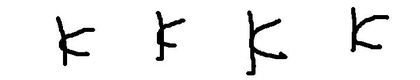
%> input picture Letters/א.JPG, 420 x 80 px, shrunk from 720 x 138 before the run, given in place of à.jpg, which was not available
$ octave --eval "result = BuildTestDB;"   (GNU Octave 9; MATLAB toolbox functions it lacks are replaced by stand-ins)
%> lines starting %> are read from the running program, lines starting %| are printed output that depends on the picture; in (x1, y1, x2, y2) boxes, pixels count from 0 and x2, y2 are one past the last pixel; in counts of white or black regions, pixels touching at a corner belong together; the program's own positions count from 1; pictures that were not available may be replaced by others from this repository, and a replacement may not be noted
### Step1_Binarization.m
function [ binarized_image ] = Step1_Binarization( file_name )
%> called with file_name = 'Letters\à.jpg'
    I = rgb2gray(imread(file_name));  %Grayscale
%> I: size 80x420 uint8; min 0, max 255, mean 240.2
    level = graythresh(I);            %Calc threshhold
%> level = 0.533
    binarized_image = ~im2bw(I, level);             %Binarize + invert
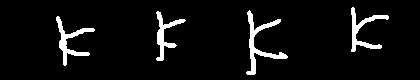
%> binarized_image: size 80x420 logical; 5.8% white; 4 white regions, box (x1, y1, x2, y2) and area: (246, 10, 288, 75) 610, (56, 16, 95, 66) 473, (351, 7, 389, 52) 461, (156, 11, 186, 61) 415
end

### Step2_Thining.m
function [ thinned_image ] = Step2_Thining( bw_image )
    thinned_image = bwmorph(bw_image, 'thin', Inf);
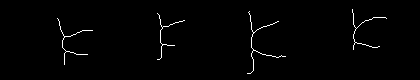
%> thinned_image: size 80x420 logical; 1.2% white in thin lines or dots, all inside (x1, y1, x2, y2) = (57, 9, 387, 74)
end

### Step3_Componenting.m
function [ frames ] = Step3_Componenting( image )
% Trace region boundaries in binary image.
%
% Input: image  gray  scale  image.
% Output: frames cell (4* 1)  which contains the positions of x, y,  and  size of width, height.


% bwboundaries - traces the exterior boundaries of objects, as well as
% boundaries of holes inside these objects.
    [B,L] = bwboundaries(image, 'noholes');
%> L: size 80x420 double; 5 distinct labels, from 0 to 4
%> B = 4 boundaries; box (x1, y1, x2, y2) and points: (247, 11, 286, 74) 243, (57, 18, 93, 65) 190, (352, 9, 387, 50) 189, (157, 13, 185, 60) 164

    frames = cell(length(B), 1);
%> frames = {[], [], [], []}

    for k = 1:length(B)
        min_x = min(B{k}(:,2)) - 1;
        max_x = max(B{k}(:,2)) + 2;
        min_y = min(B{k}(:,1)) - 1;
        max_y = max(B{k}(:,1)) + 2;
        frames{k} = [min_x, min_y, max_x-min_x, max_y-min_y]; %x, y, width, height
    end
%> this loop made 4 passes
%> (min_x, max_x, min_y, max_y) on passes 1 to 4: (57, 95, 18, 67), (157, 187, 13, 62), (247, 288, 11, 76), (352, 389, 9, 52)
%> after the loop, frames = {[57 18 38 49], [157 13 30 49], [247 11 41 65], [352 9 37 43]}
end

### Step4_ComponentMerging.m
function [ new_frames ] = Step4_ComponentMerging( frames )
% merging components
% test rectangle intersection area.it there are intersection than take the
% min value to the cell
%
% Input:  frames cell (4* 1)  which contains the positions of x, y,  and  size of width, height.
% Output:new  frames after merging.

    i = 1;

    while i < length(frames)
        for j = (i+1):length(frames)
            if rectint(frames{i}, frames{j}) > 0
                %component intersection found
                new_x = min([frames{i}(1), frames{j}(1)]);
                new_y = min([frames{i}(2), frames{j}(2)]);
                new_width = max([frames{i}(1) + frames{i}(3), frames{j}(1) + frames{j}(3)]) - new_x;
                new_height = max([frames{i}(2) + frames{i}(4), frames{j}(2) + frames{j}(4)]) - new_y;
                frames{i} = [new_x, new_y, new_width, new_height];

                %delete merged component
                frames(j,:) = [];

                break;
            end
        end
        i = i + 1;
    end

    new_frames = frames;
end

### Step5_Letter2Vector.m
function [ letter_vector ] = Step5_Letter2Vector( letter_matrix )
% make from letter matrix vector of pixel location list
% where ever the value in the matric is not zero than write the location in
% the vector matrix .
%
%
% Input:  letter_matrix the skeleton od the letters
% Output:letter_vector the location of non zero values.
    sizes = size(letter_matrix);
    final_vector = zeros(sum(sum(letter_matrix > 0)), 2);
    vector_size = 0;

    for row = 1:sizes(1)
        for col = 1:sizes(2)
            if letter_matrix(row, col) > 0
                vector_size = vector_size + 1;
                final_vector(vector_size, 1) = row;
                final_vector(vector_size, 2) = col;
            end
        end
    end

    letter_vector = final_vector;
end

### BuildTestDB.m
function [ DB_letters ] = BuildTestDB(  )
    %this function  build the BD
	%Output: DB_letters  cell which contain all the letters has a vector of pixel location  of  the above list letters images.
	% each letter has 4 examples.
	files = [   'Letters\à.jpg';
				'Letters\á.jpg';
				'Letters\â.jpg';
				'Letters\ã.jpg';
				'Letters\ä.jpg';
				'Letters\å.jpg';
				'Letters\æ.jpg';
				'Letters\ç.jpg';
				'Letters\è.jpg';
				'Letters\é.jpg';
				'Letters\ë.jpg';
				'Letters\ì.jpg';
				'Letters\î.jpg';
				'Letters\ð.jpg';
				'Letters\ñ.jpg';
				'Letters\ò.jpg';
				'Letters\ô.jpg';
				'Letters\ö.jpg';
				'Letters\÷.jpg';
				'Letters\ø.jpg';
				'Letters\ù.jpg';
				'Letters\ú.jpg';
				'Letters\ê.jpg';
				'Letters\í.jpg';
				'Letters\ï.jpg';
				'Letters\ó.jpg';
				'Letters\õ.jpg';
                'Letters\c.jpg'];

    files_num = size(files, 1);
    LETTERS_PER_IMAGE = 4;

% creat the cell size of  files_num (28)* LETTERS_PER_IMAGE(4),.
    DB_letters = cell(files_num*LETTERS_PER_IMAGE, 1);
    letter_count = 1;

% for each  file  make all steps
%1 binarization
% 2 thining.
% 3 componenting.
% 4 Component merging.
    for i = 1:files_num
        I = Step1_Binarization(files(i, :));
        I = Step2_Thining(I);
        Frames = Step3_Componenting(I);
%> Frames has the same summary as frames in Step3_Componenting
        Frames = Step4_ComponentMerging(Frames);
%> the loop in Step4_ComponentMerging, `while i < length(frames)` made 3 passes
%> in Step4_ComponentMerging, `new_frames = frames;`: new_frames has the same summary as frames in Step3_Componenting
    % add the letter vector to the cell.
        for k = 1:LETTERS_PER_IMAGE
            frame_data = Frames{k};
            letter_matrix = I(frame_data(2):(frame_data(2)+frame_data(4)), frame_data(1):(frame_data(1)+frame_data(3)));
            DB_letters{letter_count} = Step5_Letter2Vector(letter_matrix);
            letter_count = letter_count + 1;
        end
%> this loop made 4 passes
%> pass 1, in BuildTestDB, `letter_matrix = I(frame_data(2):(frame_data(2)+frame_data(4)), frame_d..`:
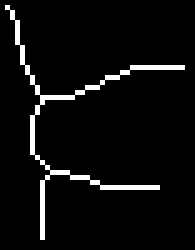
%> letter_matrix: size 50x39 logical (shown 5 times larger); 4.9% white in thin lines or dots, all inside (x1, y1, x2, y2) = (1, 1, 37, 48)
%> pass 2, in BuildTestDB, `letter_matrix = I(frame_data(2):(frame_data(2)+frame_data(4)), frame_d..`:
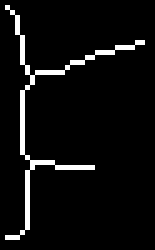
%> letter_matrix: size 50x31 logical (shown 5 times larger); 5.4% white in thin lines or dots, all inside (x1, y1, x2, y2) = (1, 1, 29, 48)
%> pass 3, in BuildTestDB, `letter_matrix = I(frame_data(2):(frame_data(2)+frame_data(4)), frame_d..`:
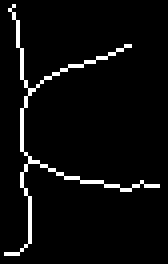
%> letter_matrix: size 66x42 logical (shown 4 times larger); 4.4% white in thin lines or dots, all inside (x1, y1, x2, y2) = (1, 1, 40, 64)
%> after the loop, DB_letters = 112 items; letter_count = 5
    end
%> pass 2 of the loop in BuildTestDB, `for i = 1:files_num`:
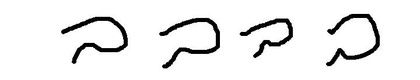
%> input picture Letters/ב.JPG, 420 x 80 px, shrunk from 720 x 138 before the run, given in place of á.jpg, which was not available
%> in Step1_Binarization (call 2), `binarized_image = ~im2bw(I, level);`:
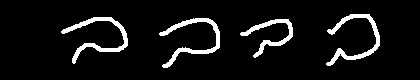
%> binarized_image: size 80x420 logical; 7.1% white; 4 white regions, box (x1, y1, x2, y2) and area: (61, 17, 128, 64) 641, (159, 18, 220, 68) 634, (326, 14, 380, 66) 625, (240, 19, 293, 58) 484
%> thinned_image: size 80x420 logical; 1.5% white in thin lines or dots, all inside (x1, y1, x2, y2) = (63, 16, 378, 67)
%> L: size 80x420 double; 5 distinct labels, from 0 to 4
%> the loop in Step3_Componenting (call 2), `for k = 1:length(B)` made 4 passes
%> (min_x, max_x, min_y, max_y) on passes 1 to 4: (63, 128, 19, 65), (160, 220, 20, 69), (241, 293, 21, 59), (327, 380, 16, 67)
%> Frames = {[63 19 65 46], [160 20 60 49], [241 21 52 38], [327 16 53 51]}
%> the loop in Step4_ComponentMerging (call 2), `while i < length(frames)` made 3 passes
%> the loop in BuildTestDB, `for k = 1:LETTERS_PER_IMAGE` made 4 passes
%> pass 3, in BuildTestDB, `letter_matrix = I(frame_data(2):(frame_data(2)+frame_data(4)), frame_d..`:
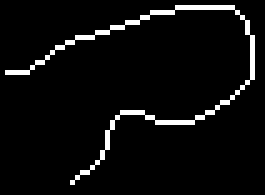
%> letter_matrix: size 39x53 logical (shown 5 times larger); 4.9% white in thin lines or dots, all inside (x1, y1, x2, y2) = (1, 1, 51, 37)
%> the run ends on the next line
end
